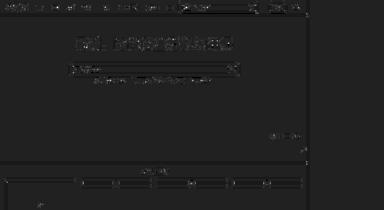
#> input picture web/extractor/extractor/img/CornerProcessing/exp_global/0.jpg, 384 x 210 px, given in place of bitauto_com_g.png, which was not available
$ python framework.py   (Python 2 division)   (older library calls are emulated)
#> lines starting #> are read from the running program, lines starting #| are printed output that depends on the picture; after the words box and inside, x2 and y2 are one past the last pixel; in counts of white or black regions, pixels touching at a corner belong together; pictures that were not available may be replaced by others from this repository, and a replacement may not be noted
### web/extractor/extractor/feature.py
import pickle
import os
import scipy.io
import scipy.misc
import numpy as np

VERISON = 'test'
def set_version(v):
  global VERISON
  VERISON = v

# [6 lines left out: function seek_path, not called in this run]


class AbstractFeature(object):
  resized = False

  def compute(self,X,y):
    raise NotImplementedError("Every AbstractFeature must implement the extract method.")

  def extract(self,X):
    raise NotImplementedError("Every AbstractFeature must implement the extract method.")

  def save(self):
    raise NotImplementedError("Every AbstractFeature must implement the extract method.")

  def load(self):
    raise NotImplementedError("Every AbstractFeature must implement the extract method.")

  def __repr__(self):
    return "AbstractFeature"

  def get_feature_names(self):
    return []

  # [5 lines left out: function get_labels, not called in this run]

class VisualFeature(AbstractFeature):

  def __init__(self, force_reload=False):
    self.force_reload = force_reload
    self.save_count = 0

  # [6 lines left out: function compute, not called in this run]

  def do_compute(self, X, y):
    raise NotImplementedError("Every AbstractFeature must implement the extract method.")

  # [4 lines left out: function dump_to_save, not called in this run]

  def load_data(self, data):
    self.features = data['features']

  def name_to_save(self):
    return self.__class__.__name__

  # [16 lines left out: functions save, load, not called in this run]

  def get_feature_names(self):
    raise NotImplementedError("Every VisualFeature must implement the get feature names method.")

  def save_img(self, X):
    p = os.path.join(os.path.dirname(__file__), 'img', self.__class__.__name__, VERISON)
    os.system('mkdir -p '+p)

    scipy.misc.imsave(os.path.join(p, '%d.jpg' %self.save_count) , np.array(X))
    self.save_count += 1


class NodeFeature(VisualFeature):
  def get_feature_names(self):
    raise NotImplementedError("Every NodeFeature must implement the get feature names method.")


class Identity(AbstractFeature):
  """
  Simplest AbstractFeature you could imagine. It only forwards the data and does not operate on it,
  probably useful for learning a Support Vector Machine on raw data for example!
  """
  def __init__(self):
    AbstractFeature.__init__(self)

  def compute(self,X,y):
    return X

  def extract(self,X):
    return X

  def __repr__(self):
    return "Identity"


def export(to_export):
  path = os.path.join('..', 'exports', VERISON+'.mat')
  scipy.io.savemat(path, mdict=to_export)

### web/extractor/extractor/framework.py
from feature import VisualFeature
import numpy as np
import cv2

class FrameworkFeature(VisualFeature):
  def __init__(self, pad=1, threshold=0.0001, min_width=3, *args, **kwargs):
    self.pad = pad
    self.threshold = threshold
    self.min_width = min_width
    super(FrameworkFeature, self).__init__(*args, **kwargs)

  def extract(self, X):
    dX = cv2.Canny(X, 20, 50)
    self.h, self.w = dX.shape

    H = self.build_diff(np.sum(dX, axis=0))
    V = self.build_diff(np.sum(dX, axis=1))
    self.save_img(H)
    self.save_img(V)

    features = []
    labels = []

    p = []
    for X, l in ((H, 'H'), (V, 'V')):
      self.l = (self.pad, l)
      self.build_cluster(X, self.pad)
      self.maxmin_width(features, labels)
      self.symmetry_analsys(X, features, labels)
      self.count_analsys(features, labels)
      self.width_analsys(features, labels)
      self.pulse_anasys(features, labels)
      p.append(self.pulse)
    self.compare(p[0], p[1], features, labels)

    #for i in range(len(features)):
    #  print labels[i], ':', features[i]
    self.labels = labels
    return  features

  # [25 lines left out: functions maxmin_width, symmetry_analsys, not called in this run]

  def count_analsys(self, features, labels):
    count = [c['count'] for c in self.arrange.values()]
    self._analysis(features, labels, 'count', count)

  def width_analsys(self, features, labels):
    width = self.arrange.keys()
    self._analysis(features, labels, 'width', width)

  # [33 lines left out: functions pulse_anasys, compare, _analysis, not called in this run]


  def build_cluster(self, X, pad):
    self.arrange = {}
    self.pulse = []
    self.position = []
    for i, x in enumerate(X):
      h = x * pad
      if h > 0:
        self.pulse.append(h)
        for j in self.position:
          width = i-j
          if width >= self.min_width:
            if width in self.arrange:
              if self.arrange[width]['edges'][-1][1] < j:
                self.arrange[width]['count'] += 1
                self.arrange[width]['edges'].append((j,i))
            else:
              self.arrange[width] = {
                'count': 1,
                'edges': [(j,i),]
              }
        self.position.append(i)

    for w in self.arrange.keys():
      if self.arrange[w]['count'] == 1:
        self.arrange.pop(w)

  def build_diff(self, X):
    width = X.shape[0]
    fixed = int(1263.0/1280*self.w)
    if width ==self.w:
      width = fixed
    wh = {
      fixed: self.h,
      self.h: fixed
    }
    _m = np.max(X)
    dX = []
    for i in range(width-1):
      dX.append((X[i+1]*1.0/_m)-(X[i]*1.0/_m))
    hX = []
    for i,x in enumerate(dX):
      dx = x
      if np.abs(x)*1.0/wh[width]<self.threshold:
        hX.append(0)
      else:
        hX.append(dx)
    return hX

  def save_img(self, X):
    height = 300
    width = len(X)
    img = np.zeros(( height, width))

    min = np.min(X)
    max = np.max(X) - min

    for i,h in enumerate(X):
      h = (h*1.0-min)/max
      for j in range(300-int(h*300), 300):
        img[j,i] = 255
    super(FrameworkFeature, self).save_img(img)

  # [5 lines left out: function do_compute, not called in this run]

  def get_feature_names(self):
    return self.labels


if __name__ == '__main__':
  img = cv2.imread('/home/gsj987/experiment/webscorer.new/groups/bad/bitauto_com_g.png', 0)
#> img is the input picture: shape (210, 384); min 0, max 252, mean 32.9
  ff = FrameworkFeature(threshold=0,force_reload=True)
  print ff.extract(img)
#> in extract, `dX = cv2.Canny(X, 20, 50)`:
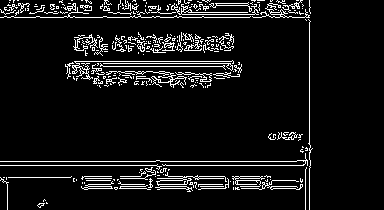
#> dX: shape (210, 384); 7.7% white in thin lines or dots, all inside (x1, y1, x2, y2) = (0, 0, 313, 210)
#> after the loop in build_diff, `for i in range(width-1):`: dX = 377 values, max 0.974 at index 308, min -0.911 at index 309, mean -8.33e-05
#> the loop in build_diff, `for i,x in enumerate(dX):` made 377 passes
#> (x, dx) on passes 1 to 3: (0.0105, 0.0105), (-0.0105, -0.0105), (0.0157, 0.0157)
#> after the loop in build_diff, `for i,x in enumerate(dX):`: hX has the same summary as dX
#> in extract, `H = self.build_diff(np.sum(dX, axis=0))`: H has the same summary as dX in build_diff
#> the loop in build_diff (call 2), `for i,x in enumerate(dX):` made 209 passes
#> (x, dx) on passes 1 to 3: (-0.104, -0.104), (0.00669, 0.00669), (0.157, 0.157)
#> in extract, `V = self.build_diff(np.sum(dX, axis=1))`: V = 209 values, max 0.977 at index 164, min -0.983 at index 161, mean -0.000992
#> in save_img, `width = len(X)`: width = 377
#> in save_img, `min = np.min(X)`: min = -0.911
#> in save_img, `max = np.max(X) - min`: max = 1.88
#> the loop in save_img, `for i,h in enumerate(X):` made 377 passes
#> h on passes 1 to 3: 0.489, 0.478, 0.492
#> after the loop in save_img, `for i,h in enumerate(X):`:
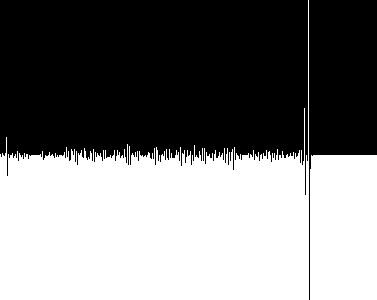
#> img: shape (300, 377) float64; 48.2% white; 2 white regions, box (x1, y1, x2, y2) and area: (0, 0, 309, 300) 44832, (310, 155, 377, 300) 9700
#> in save_img (call 2), `width = len(X)`: width = 209
#> in save_img (call 2), `min = np.min(X)`: min = -0.983
#> in save_img (call 2), `max = np.max(X) - min`: max = 1.96
#> the loop in save_img (call 2), `for i,h in enumerate(X):` made 209 passes
#> h on passes 1 to 3: 0.449, 0.505, 0.582
#> after the loop in save_img (call 2), `for i,h in enumerate(X):`:
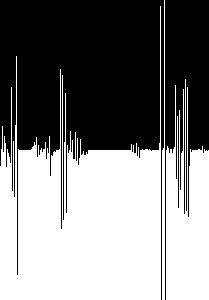
#> img: shape (300, 209) float64; 50% white; 3 white regions, box (x1, y1, x2, y2) and area: (0, 6, 161, 300) 24273, (166, 79, 209, 300) 6452, (162, 0, 165, 300) 602
#> the loop in extract, `for X, l in ((H, 'H'), (V, 'V')):` made 1 pass
#> (l, self.l) on pass 1: ('H', (1, 'H'))
#> after the loop in extract, `for X, l in ((H, 'H'), (V, 'V')):`: p = []
#> (the run stopped early here; a loop or call above may not have finished)

$ run again, on web/extractor/extractor/img/FrameworkFeature/exp_global/1.jpg
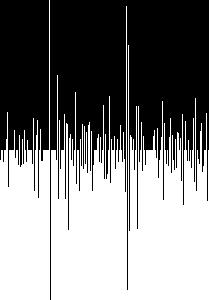
#> input picture web/extractor/extractor/img/FrameworkFeature/exp_global/1.jpg, 209 x 300 px, given in place of bitauto_com_g.png, which was not available
#> img is the input picture: shape (300, 209); min 0, max 255, mean 127.5
#> in extract, `dX = cv2.Canny(X, 20, 50)`:
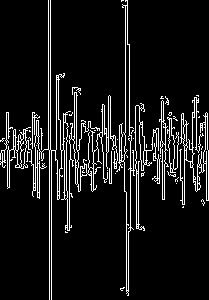
#> dX: shape (300, 209); 9.2% white in thin lines or dots
#> after the loop in build_diff, `for i in range(width-1):`: dX = 205 values, max 0.993 at index 47, min -0.993 at index 51, mean 0.000878
#> the loop in build_diff, `for i,x in enumerate(dX):` made 205 passes
#> (x, dx) on passes 1 to 3: (-0.0467, -0.0467), (0.0867, 0.0867), (-0.0867, -0.0867)
#> after the loop in build_diff, `for i,x in enumerate(dX):`: hX has the same summary as dX
#> H has the same summary as dX in build_diff
#> the loop in build_diff (call 2), `for i,x in enumerate(dX):` made 299 passes
#> (x, dx) on passes 1 to 3: (-0.0385, -0.0385), (-0.0256, -0.0256), (0, 0)
#> V = 299 values, max 0.231 at index 148, min -0.244 at index 150, mean -0.000257
#> in save_img, `width = len(X)`: width = 205
#> min = -0.993
#> max = 1.99
#> the loop in save_img, `for i,h in enumerate(X):` made 205 passes
#> h on passes 1 to 3: 0.477, 0.544, 0.456
#> in save_img (call 2), `width = len(X)`: width = 299
#> min = -0.244
#> max = 0.474
#> the loop in save_img (call 2), `for i,h in enumerate(X):` made 299 passes
#> h on passes 1 to 3: 0.432, 0.459, 0.514
#> after the loop in save_img (call 2), `for i,h in enumerate(X):`:
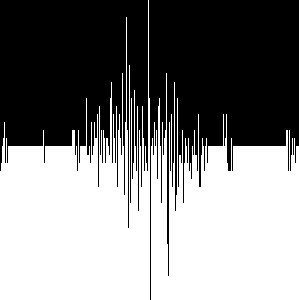
#> img: shape (300, 299) float64; 51.2% white; 2 black regions, box (x1, y1, x2, y2) and area: (149, 0, 299, 300) 22503, (0, 0, 148, 228) 21270
#> the loop in extract, `for X, l in ((H, 'H'), (V, 'V')):` made 1 pass
#> (l, self.l) on pass 1: ('H', (1, 'H'))
#> after the loop in extract, `for X, l in ((H, 'H'), (V, 'V')):`: p = []

$ run again, on web/extractor/extractor/img/FrameworkFeature/exp_global/10.jpg
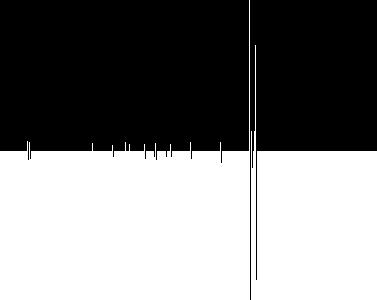
#> input picture web/extractor/extractor/img/FrameworkFeature/exp_global/10.jpg, 377 x 300 px, given in place of bitauto_com_g.png, which was not available
#> img is the input picture: shape (300, 377); min 0, max 255, mean 126.7
#> in extract, `dX = cv2.Canny(X, 20, 50)`:
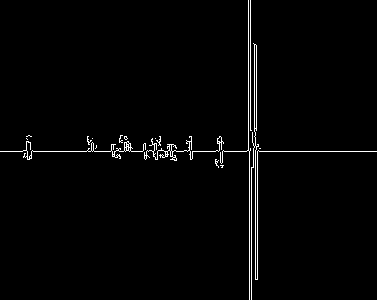
#> dX: shape (300, 377); 1.7% white in thin lines or dots
#> after the loop in build_diff, `for i in range(width-1):`: dX = 370 values, max 0.993 at index 247, min -0.841 at index 257, mean -5.63e-19
#> the loop in build_diff, `for i,x in enumerate(dX):` made 370 passes
#> (x, dx) on passes 1 to 3: (0, 0), (0, 0), (0, 0)
#> after the loop in build_diff, `for i,x in enumerate(dX):`: hX has the same summary as dX
#> H has the same summary as dX in build_diff
#> the loop in build_diff (call 2), `for i,x in enumerate(dX):` made 299 passes
#> V = 299 values, max 0.844 at index 150, min -0.937 at index 151, mean -3.25e-19
#> in save_img, `width = len(X)`: width = 370
#> min = -0.841
#> max = 1.83
#> the loop in save_img, `for i,h in enumerate(X):` made 370 passes
#> h on passes 1 to 3: 0.458, 0.458, 0.458
#> in save_img (call 2), `width = len(X)`: width = 299
#> min = -0.937
#> max = 1.78
#> the loop in save_img (call 2), `for i,h in enumerate(X):` made 299 passes
#> h on passes 1 to 3: 0.526, 0.526, 0.526
#> after the loop in save_img (call 2), `for i,h in enumerate(X):`:
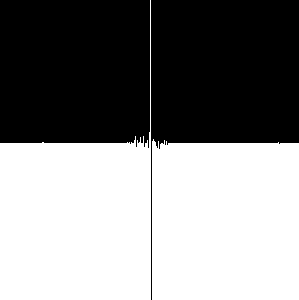
#> img: shape (300, 299) float64; 52.3% white; 2 black regions, box (x1, y1, x2, y2) and area: (0, 0, 150, 148) 21418, (151, 0, 299, 300) 21325
#> the loop in extract, `for X, l in ((H, 'H'), (V, 'V')):` made 1 pass
#> (l, self.l) on pass 1: ('H', (1, 'H'))
#> after the loop in extract, `for X, l in ((H, 'H'), (V, 'V')):`: p = []

$ run again, on web/extractor/extractor/img/MarginFeature/exp_global/0.jpg
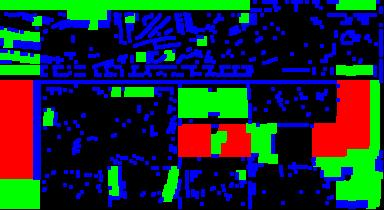
#> input picture web/extractor/extractor/img/MarginFeature/exp_global/0.jpg, 384 x 210 px, given in place of bitauto_com_g.png, which was not available
#> in extract, `dX = cv2.Canny(X, 20, 50)`:
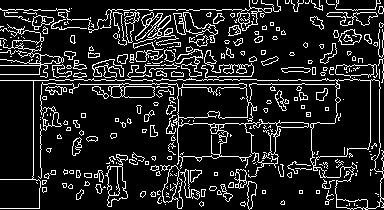
#> dX: shape (210, 384); 13.3% white in thin lines or dots
#> after the loop in build_diff, `for i in range(width-1):`: dX = 377 values, max 0.802 at index 32, min -0.845 at index 33, mean -9.15e-05
#> the loop in build_diff, `for i,x in enumerate(dX):` made 377 passes
#> (x, dx) on passes 1 to 3: (-0.0603, -0.0603), (-0.0172, -0.0172), (0.069, 0.069)
#> after the loop in build_diff, `for i,x in enumerate(dX):`: hX has the same summary as dX
#> H has the same summary as dX in build_diff
#> the loop in build_diff (call 2), `for i,x in enumerate(dX):` made 209 passes
#> (x, dx) on passes 1 to 3: (0, 0), (0.00407, 0.00407), (0.0732, 0.0732)
#> V = 209 values, max 0.801 at index 83, min -0.947 at index 80, mean -0.000214
#> in save_img, `width = len(X)`: width = 377
#> min = -0.845
#> max = 1.65
#> the loop in save_img, `for i,h in enumerate(X):` made 377 passes
#> h on passes 1 to 3: 0.476, 0.503, 0.555
#> in save_img (call 2), `width = len(X)`: width = 209
#> min = -0.947
#> max = 1.75
#> the loop in save_img (call 2), `for i,h in enumerate(X):` made 209 passes
#> h on passes 1 to 3: 0.542, 0.544, 0.584
#> after the loop in save_img (call 2), `for i,h in enumerate(X):`:
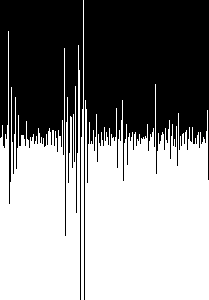
#> img: shape (300, 209) float64; 54% white; 2 black regions, box (x1, y1, x2, y2) and area: (84, 0, 209, 300) 17412, (0, 0, 83, 300) 11430
#> the loop in extract, `for X, l in ((H, 'H'), (V, 'V')):` made 1 pass
#> (l, self.l) on pass 1: ('H', (1, 'H'))
#> after the loop in extract, `for X, l in ((H, 'H'), (V, 'V')):`: p = []
